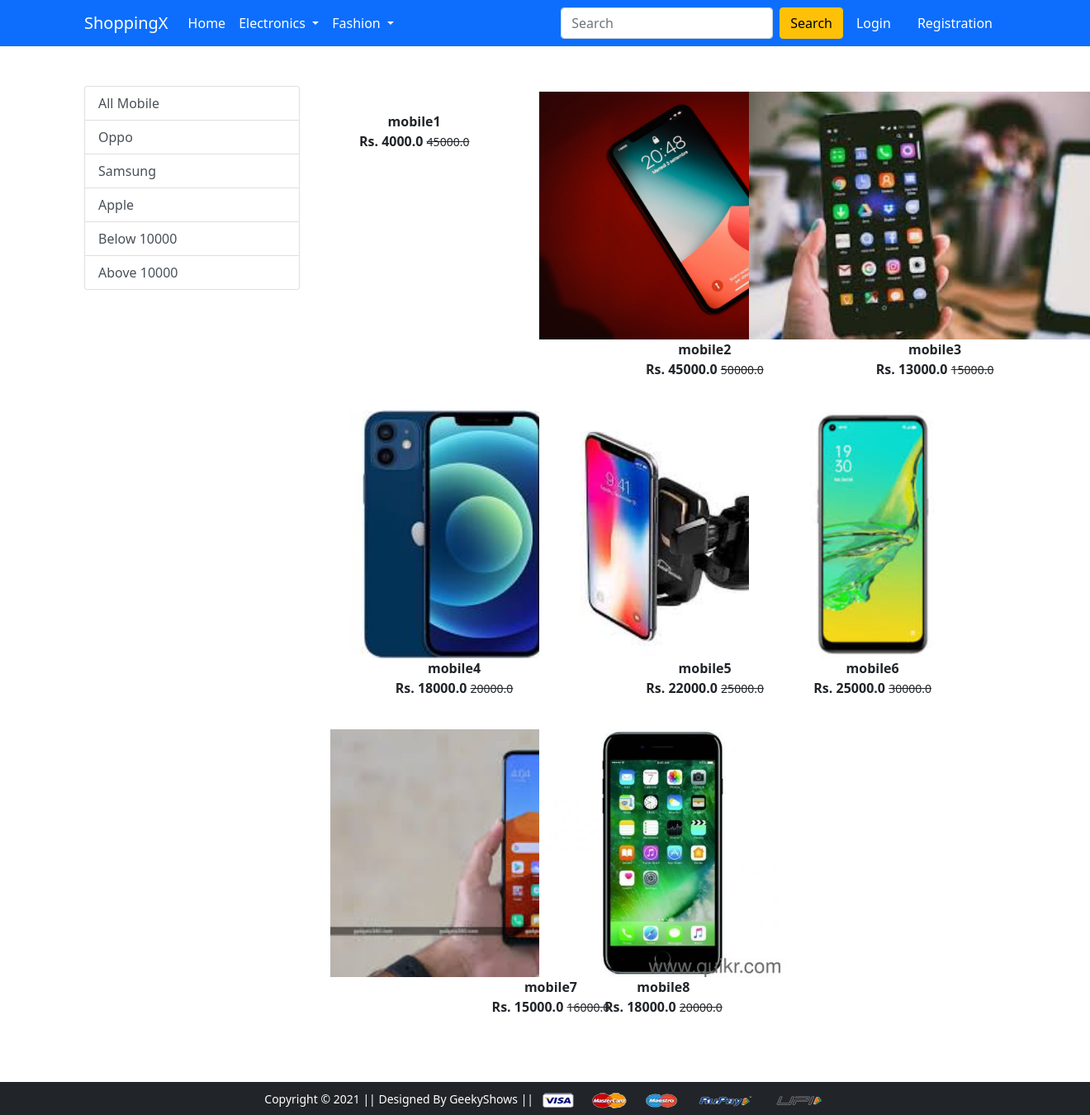
/mobile/, run on the app's committed database.
### app/models.py (models this page shows, shortened)
class Product(models.Model):
    title =models.CharField(max_length=100)
    selling_price = models.FloatField()
    discounted_price = models.FloatField()
    description = models.TextField()
    brand = models.CharField(max_length=100)
    category = models.CharField(choices=CATEGORY_CHOICES,max_length=2)
    product_image = models.ImageField(upload_to='productimg')

### app/views.py (the view)
# urls.py: path('mobile/', views.mobile, name='mobile'),
def mobile(request,data=None):
 totalitem = 0
 if data == None:
  mobiles = Product.objects.filter(category='M')
 elif data == 'apple' or data == 'samsung' or data == 'oppo':
  mobiles = Product.objects.filter(category='M').filter(brand=data)
 elif data == 'below':
  mobiles = Product.objects.filter(category='M').filter(discounted_price__lt=10000)
 elif data == 'above':
  mobiles = Product.objects.filter(category='M').filter(discounted_price__gt=10000)
 if request.user.is_authenticated:
  totalitem = len(Cart.objects.filter(user=request.user))
 return render(request, 'app/mobile.html',{'mobiles':mobiles,'totalitem':totalitem})

### app/templates/app/mobile.html (shortened to what this page needs)
{% extends 'app/base.html' %}
{% load static %}
{% block main-content %}
<div class="container my-5">
 <div class="row">
  <div class="col-sm-3">
   <div class="list-group">
    <a href="{% url 'mobile' %}" class="list-group-item list-group-item-action" aria-current="true">All Mobile</a>
    <a href="{% url 'mobiledata' 'oppo' %}" class="list-group-item list-group-item-action" aria-current="true">Oppo</a>
     <a href="{% url 'mobiledata' 'samsung' %}" class="list-group-item list-group-item-action" aria-current="true">Samsung</a>
     <a href="{% url 'mobiledata' 'apple' %}" class="list-group-item list-group-item-action" aria-current="true">Apple</a>
        <a href="{% url 'mobiledata' 'below' %}" class="list-group-item list-group-item-action" aria-current="true">Below 10000</a>
        <a href="{% url 'mobiledata' 'above' %}" class="list-group-item list-group-item-action" aria-current="true">Above 10000</a>
   </div>
  </div>
  <div class="col-sm-8">
   <div class="row">
    {% for product in mobiles %}
    <div class="col-sm-4 text-center mb-4">
     <a href="{% url 'product-detail' product.id %}" class="btn">
      <div class="item">
       <img src="{{product.product_image.url}}" alt="" height="300" class="">
       <div class="fw-bold">{{product.title}}</div>
       <div class="fw-bold">Rs. {{product.discounted_price}}
       <small class="fw-light text-decoration-line-through">
        {{product.selling_price}}
       </small></div>
      </div>
     </a>
    </div>
    {% endfor %}
   </div>
  </div>
 </div>
</div>
{% endblock main-content %}

### app/templates/app/base.html (shortened to what this page needs)
<!doctype html>
{% load static %}
<html lang="en">
  <head>
    <link href="https://cdn.jsdelivr.net/npm/bootstrap@5.0.0-beta1/dist/css/bootstrap.min.css" rel="stylesheet">
    <link rel="stylesheet" href="{% static 'app/css/owl.carousel.min.css' %}">
    <link rel="stylesheet" href="{% static 'app/css/all.min.css' %}">
    <link rel="stylesheet" href="{% static 'app/css/style.css' %}">
  </head>
  <body>
    <nav class="navbar navbar-expand-lg navbar-dark bg-primary">
     <div class="container">
       <a class="navbar-brand" href="/">ShoppingX</a>
       <div class="collapse navbar-collapse" id="navbarSupportedContent">
         <ul class="navbar-nav me-auto mb-2 mb-lg-0">
           <li class="nav-item">
             <a class="nav-link active" aria-current="page" href="/">Home</a>
           </li>
           <li class="nav-item dropdown">
             <a class="nav-link dropdown-toggle text-white" href="#" id="electronicsDropdown" role="button" data-bs-toggle="dropdown" aria-expanded="false">
               Electronics
             </a>
           </li>
           <li class="nav-item dropdown">
             <a class="nav-link dropdown-toggle text-white" href="#" id="fashionDropdown" role="button" data-bs-toggle="dropdown" aria-expanded="false">
               Fashion
             </a>
           </li>
         </ul>
         <form class="d-flex">
           <input class="form-control me-2" type="search" placeholder="Search" aria-label="Search">
           <button class="btn btn-warning" type="submit">Search</button>
         </form>
         <div>
          <ul class="navbar-nav me-auto mb-2 mb-lg-0">
           {% if request.user.is_authenticated %}
              <li class="nav-item dropdown mx-2">
              <a class="nav-link dropdown-toggle text-white" href="#" id="profileDropdown" role="button" data-bs-toggle="dropdown" aria-expanded="false">
               {{request.user.username|capfirst}}
              </a>
              <ul class="dropdown-menu" aria-labelledby="profileDropdown">
                <li><a class="dropdown-item" href="{% url 'profile' %}">Profile</a></li>
                <li><a class="dropdown-item" href="{% url 'orders' %}">Orders</a></li>
                <li><a class="dropdown-item" href="{% url 'passwordchange' %}">Change Password</a></li>
                <li><a class="dropdown-item" href="{% url 'logout' %}">Logout</a></li>
              </ul>
            </li>
            <li class="nav-item mx-2">
             <a href="{% url 'showcart' %}" class="nav-link text-white"><span class="badge bg-danger">{{totalitem}}</span> Cart </a>
            </li>
              {% else %}
            <li class="nav-item mx-2">
             <a href="{% url 'login' %}" class="nav-link text-white">Login</a>
            </li>
            <li class="nav-item mx-2">
             <a href="{% url 'customerregistration' %}" class="nav-link text-white">Registration</a>
            </li>
              {% endif %}
          </ul>
         </div>
       </div>
     </div>
    </nav>
    {% block main-content %} {% endblock main-content %}
    <footer class="container-fluid bg-dark text-center p-2 mt-5">
        <small class="text-white">Copyright &copy; 2021 || Designed By GeekyShows || </small>
        <img src="{% static 'app/images/payment.png' %}" alt="" srcset="" class="img-fluid" height="2px">
    </footer>
  </body>
</html>

### data on the page
Product: title "mobile1", discounted_price "4000.0", selling_price "45000.0"
Product: product_image (picture), title "mobile2", discounted_price "45000.0", selling_price "50000.0"
Product: product_image (picture), title "mobile3", discounted_price "13000.0", selling_price "15000.0"
Product: product_image (picture), title "mobile4", discounted_price "18000.0", selling_price "20000.0"
Product: product_image (picture), title "mobile5", discounted_price "22000.0", selling_price "25000.0"
Product: product_image (picture), title "mobile6", discounted_price "25000.0", selling_price "30000.0"
Product: title "mobile7", discounted_price "15000.0", selling_price "16000.0"
Product: product_image (picture), title "mobile8", discounted_price "18000.0", selling_price "20000.0"
